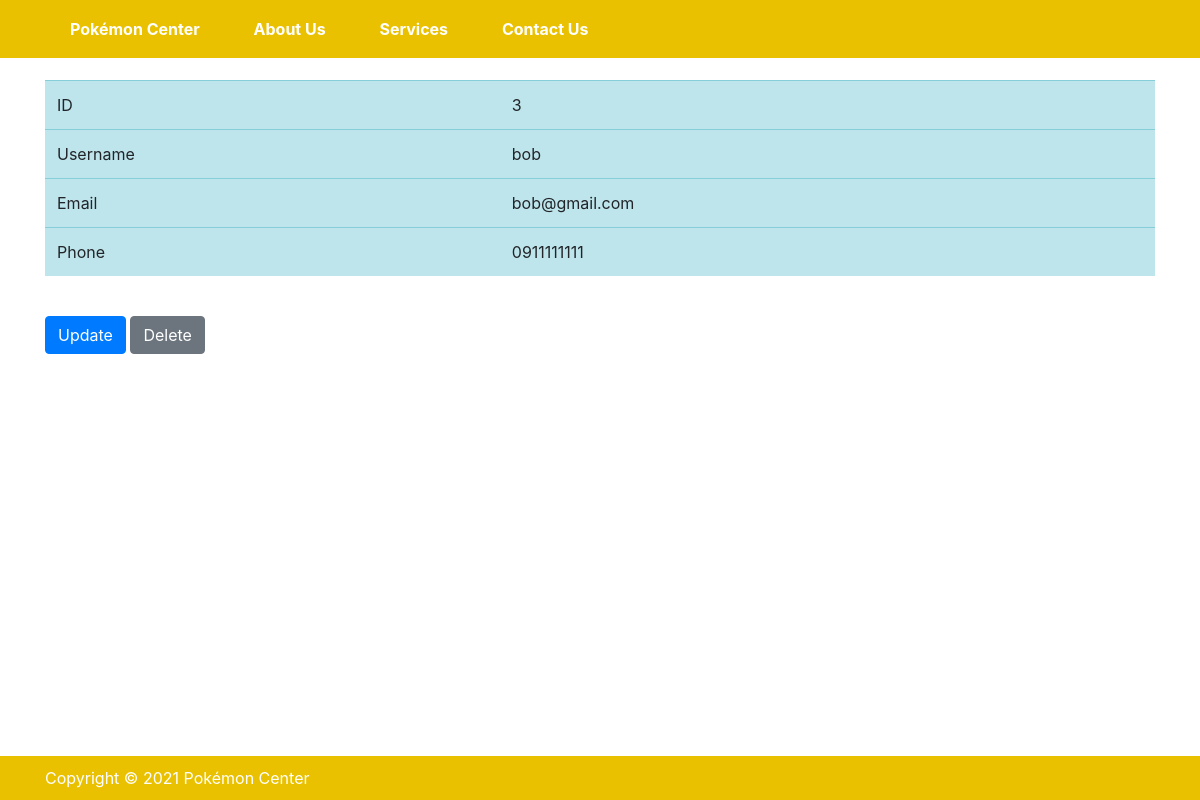
Page /userdetail/3 (signed in) on the committed database.
### shop_app/models.py (models this page shows, shortened)
class RegisteredUser(models.Model):
    name = models.CharField(max_length=100)
    email = models.CharField(max_length=100)
    phoneNum = models.CharField(blank=True, null=True, max_length=20)
    password = models.CharField(max_length=30)
    profilePic = models.ImageField(upload_to='profile_pics', default='default.jpeg')

### shop_app/views.py (the view)
# urls.py: path('userdetail/<int:pk>', views.UserDetailView.as_view(template_name='user_detail.html'),
class UserDetailView(DetailView):
    model = RegisteredUser

### shop_app/templates/user_detail.html (shortened to what this page needs)
{% extends "base.html" %}
    {% block content %}
        <table class="table table-hover table-info">
            <tr>
                <td>ID</td><td>{{ object.id }}</td>
            </tr>
            <tr>
                <td>Username</td><td>{{ object.name }}</td>
            </tr>
            <tr>
                <td>Email</td><td>{{ object.email }}</td>
            </tr>
            <tr>
                <td>Phone</td><td>{{ object.phoneNum }}</td>
            </tr>
        </table>
        {% if request.user.is_superuser %}
            <br>
            <a role="button" class="btn btn-primary" href="{% url 'userupdate' object.id %}">Update</a>
            <a role="button" class="btn btn-secondary" href="{% url 'userdelete' object.id %}">Delete</a>
        {% else %}
            Log in as a superuser to edit user info.
        {% endif %}
    {% endblock %}

### shop_app/templates/base.html (style rules this page uses)
body { padding-top: 80px; padding-bottom: 80px; }

### rows in the picture
RegisteredUser: id "3", name "bob", email "bob@gmail.com", phoneNum "0911111111"
